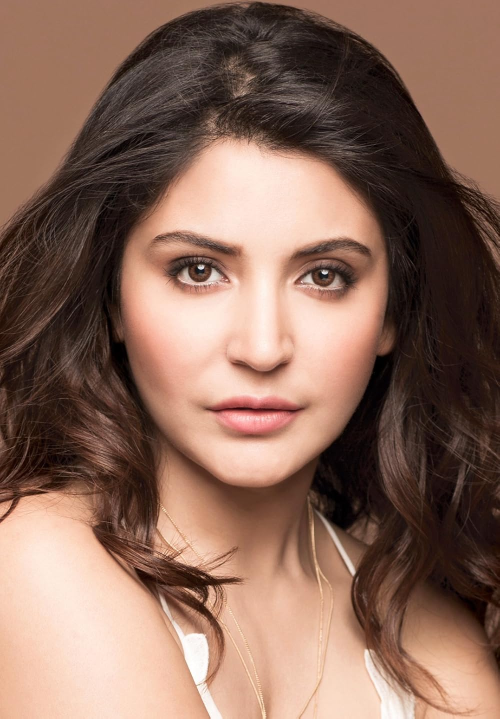
#> input picture anushka.jpg, 1000 x 1437 px (shown at 1/2 size)
$ python ascii_anushka_art.py
#> lines starting #> are read from the running program, lines starting #| are printed output that depends on the picture
#> in generate_ascii, img is the input picture: PIL image 1000x1437 RGB; mean R, G, B 138.5, 106.1, 91.4
# ASCII Art Project - Image to ASCII Conversion
# Uses loops, conditions and logical thinking

from PIL import Image

# characters arranged from dark to light
symbols = "@#%*+=-:. "

# canvas size (length of output)
output_width = 90        # number of columns (length of each row)
output_height = 0        # this will be updated after resizing

# resize image using proportional scaling
def resize_image(img, new_width):
#> called with new_width = 90
    global output_height
    w, h = img.size
#> w = 1000; h = 1437
    ratio = h / w
#> ratio = 1.44
    output_height = int(new_width * ratio * 0.60)   # number of rows
#> output_height = 77
    return img.resize((new_width, output_height))
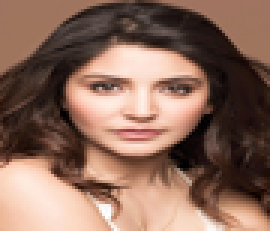
#> returned value: PIL image 90x77 RGB (shown 3 times larger); mean R, G, B 138.5, 106.1, 91.4

# convert pixel value (0–255) into a symbol
def map_pixel_to_char(pixel):
    step = 256 // len(symbols)
    index = pixel // step
    if index >= len(symbols):
        index = len(symbols) - 1
    return symbols[index]

# main function
def generate_ascii(path):
    img = Image.open(path)

    # resizing and grayscale conversion
    img = resize_image(img, output_width)
    img = img.convert("L")
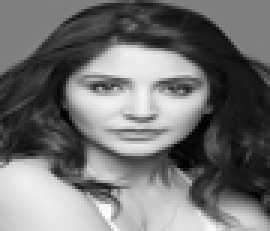
#> img: PIL image 90x77 L (shown 3 times larger); min 0, max 255, mean 114.1

    pixels = img.getdata()
    width, height = img.size
#> width = 90; height = 77
    k = 0

    print("ASCII Image Size:")
    print("Rows (Height)  =", height)
#| Rows (Height)  = 77
    print("Columns (Width) =", width)
#| Columns (Width) = 90
    print("---------------------------------\n")

    # print ASCII art using nested loops
    for r in range(height):
        row_chars = ""
        for c in range(width):
            pixel = pixels[k]
            row_chars += map_pixel_to_char(pixel)
            k += 1
        print(row_chars)

# program execution
generate_ascii("anushka.jpg")
